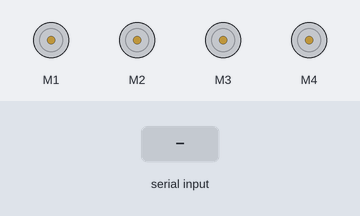
Bench run of a sketch on a simulated Arduino Uno, built with avr-gcc and run on an emulated ATmega328P. On the bench: 4 × DC motor (green arrow = forward, orange = backward, longer = faster). The inputs (shaded band) are chosen by the test bench.

Above: at 1.2 s.
1.3 s: "F" received over the second serial link
At 2.0 s:
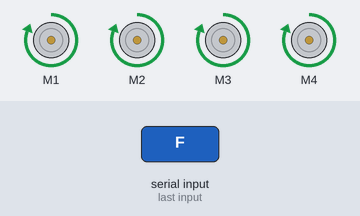
2.8 s: "B" received over the second serial link
At 3.2 s:
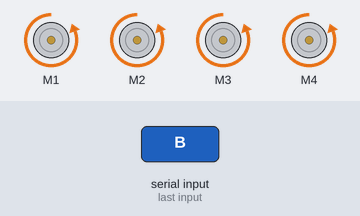
4.3 s: "L" received over the second serial link
At 5.5 s:
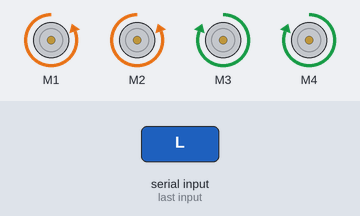
5.8 s: "R" received over the second serial link
At 6.7 s:
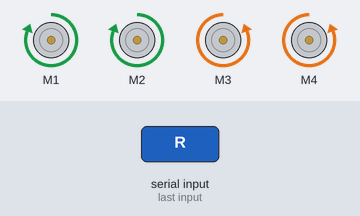
7.3 s: "1" received over the second serial link
At 7.8 s:
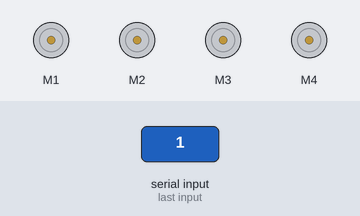
Timing chart, 0 to 9.8 s (numbered marks = the images above; inputs shaded):
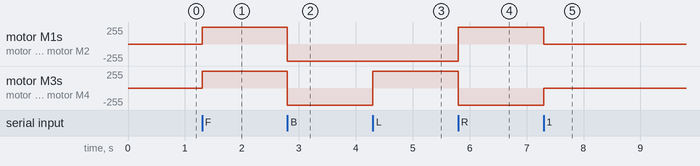

Measured:
- after the input at 1.3 s, motor M1–4: stopped → forward 255/255 at once
- after the input at 2.8 s, motor M1–4: forward 255/255 → backward 255/255 at once
- after the input at 4.3 s, motor M3, motor M4: backward 255/255 → forward 255/255 at once
- after the input at 5.8 s, motor M1, motor M2: backward 255/255 → forward 255/255 at once; motor M3, motor M4: forward 255/255 → backward 255/255 at once
- after the input at 7.3 s, motor M1, motor M2: forward 255/255 → stopped at once; motor M3, motor M4: backward 255/255 → stopped at once

The sketch:

rccarbluetooth.ino
```cpp
#include <AFMotor.h>
#include <SoftwareSerial.h>

SoftwareSerial bluetooth(9, 10);

AF_DCMotor m1(1, MOTOR12_1KHZ);
AF_DCMotor m2(2, MOTOR12_1KHZ);
AF_DCMotor m3(3, MOTOR34_1KHZ);
AF_DCMotor m4(4, MOTOR34_1KHZ);

char command;

void setup()
{
  bluetooth.begin(9600);
}

void loop() {
  if (bluetooth.available() > 0) {
    command = bluetooth.read();

    Stop();

    switch (command) {
      case 'F':
        forward();
        break;
      case 'B':
        back();
        break;
      case 'L':
        left();
        break;
      case 'R':
        right();
        break;
    }
  }
}

void forward()
{
  m1.setSpeed(255);
  m1.run(FORWARD);
  m2.setSpeed(255);
  m2.run(FORWARD);
  m3.setSpeed(255);
  m3.run(FORWARD);
  m4.setSpeed(255);
  m4.run(FORWARD);
}

void back()
{
  m1.setSpeed(255);
  m1.run(BACKWARD);
  m2.setSpeed(255);
  m2.run(BACKWARD);
  m3.setSpeed(255);
  m3.run(BACKWARD);
  m4.setSpeed(255);
  m4.run(BACKWARD);
}

void left()
{
  m1.setSpeed(255);
  m1.run(BACKWARD);
  m2.setSpeed(255);
  m2.run(BACKWARD);
  m3.setSpeed(255);
  m3.run(FORWARD);
  m4.setSpeed(255);
  m4.run(FORWARD);
}

void right()
{
  m1.setSpeed(255);
  m1.run(FORWARD);
  m2.setSpeed(255);
  m2.run(FORWARD);
  m3.setSpeed(255);
  m3.run(BACKWARD);
  m4.setSpeed(255);
  m4.run(BACKWARD);
}

void Stop()
{
  m1.setSpeed(0);
  m1.run(RELEASE);
  m2.setSpeed(0);
  m2.run(RELEASE);
  m3.setSpeed(0);
  m3.run(RELEASE);
  m4.setSpeed(0);
  m4.run(RELEASE);
}
```
